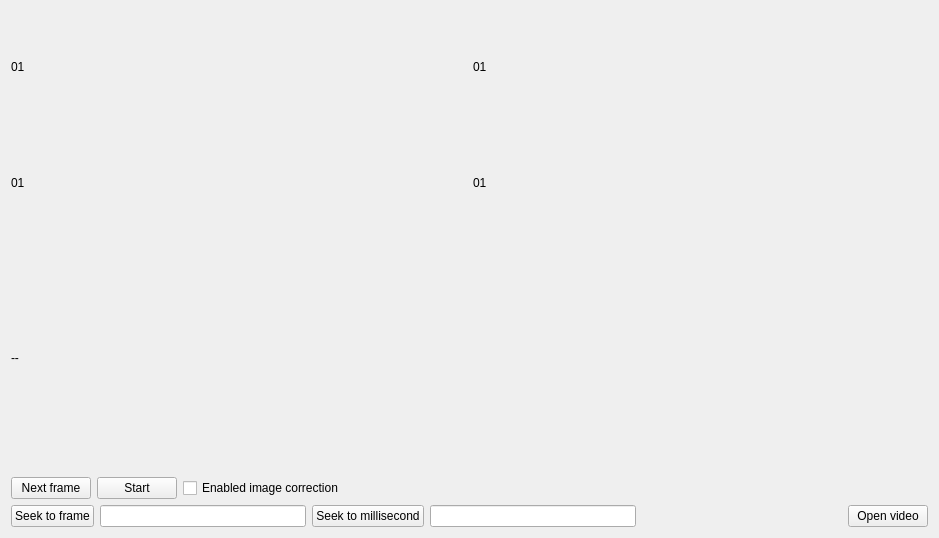
<?xml version="1.0" encoding="UTF-8"?>
<ui version="4.0">
 <class>FfmpegPlayer</class>
 <widget class="QWidget" name="FfmpegPlayer">
  <property name="geometry">
   <rect>
    <x>0</x>
    <y>0</y>
    <width>939</width>
    <height>538</height>
   </rect>
  </property>
  <property name="windowTitle">
   <string>Form</string>
  </property>
  <layout class="QGridLayout" name="gridLayout">
   <item row="0" column="0">
    <layout class="QVBoxLayout" name="verticalLayout_4">
     <item>
      <layout class="QHBoxLayout" name="horizontalLayout_7">
       <item>
        <layout class="QVBoxLayout" name="verticalLayout_2">
         <item>
          <widget class="QLabel" name="lbImageOrigin">
           <property name="text">
            <string>01</string>
           </property>
          </widget>
         </item>
         <item>
          <widget class="QLabel" name="lbImageOriginT">
           <property name="text">
            <string>01</string>
           </property>
          </widget>
         </item>
        </layout>
       </item>
       <item>
        <layout class="QVBoxLayout" name="verticalLayout_3">
         <item>
          <widget class="QLabel" name="lbImageProcess">
           <property name="text">
            <string>01</string>
           </property>
          </widget>
         </item>
         <item>
          <widget class="QLabel" name="lbImageProcessT">
           <property name="text">
            <string>01</string>
           </property>
          </widget>
         </item>
        </layout>
       </item>
      </layout>
     </item>
     <item>
      <widget class="QLabel" name="labelVideoInfo">
       <property name="text">
        <string>--</string>
       </property>
      </widget>
     </item>
    </layout>
   </item>
   <item row="1" column="0">
    <layout class="QVBoxLayout" name="verticalLayout">
     <item>
      <layout class="QHBoxLayout" name="horizontalLayout_6">
       <item>
        <widget class="QPushButton" name="pushButtonNextFrame_2">
         <property name="text">
          <string>Next frame</string>
         </property>
        </widget>
       </item>
       <item>
        <widget class="QPushButton" name="btTimer">
         <property name="text">
          <string>Start</string>
         </property>
        </widget>
       </item>
       <item>
        <widget class="QCheckBox" name="cxCorrection">
         <property name="text">
          <string>Enabled image correction</string>
         </property>
        </widget>
       </item>
       <item>
        <spacer name="horizontalSpacer_6">
         <property name="orientation">
          <enum>Qt::Horizontal</enum>
         </property>
         <property name="sizeHint" stdset="0">
          <size>
           <width>40</width>
           <height>20</height>
          </size>
         </property>
        </spacer>
       </item>
      </layout>
     </item>
     <item>
      <layout class="QHBoxLayout" name="horizontalLayout_4">
       <item>
        <widget class="QPushButton" name="pushButtonSeekFrame_2">
         <property name="text">
          <string>Seek to frame</string>
         </property>
        </widget>
       </item>
       <item>
        <widget class="QLineEdit" name="lineEditFrame_2"/>
       </item>
       <item>
        <widget class="QPushButton" name="pushButtonSeekMillisecond_2">
         <property name="text">
          <string>Seek to millisecond</string>
         </property>
        </widget>
       </item>
       <item>
        <widget class="QLineEdit" name="lineEditMillisecond_2"/>
       </item>
       <item>
        <spacer name="horizontalSpacer_4">
         <property name="orientation">
          <enum>Qt::Horizontal</enum>
         </property>
         <property name="sizeHint" stdset="0">
          <size>
           <width>40</width>
           <height>20</height>
          </size>
         </property>
        </spacer>
       </item>
       <item>
        <widget class="QPushButton" name="btOpenVideo">
         <property name="text">
          <string>Open video</string>
         </property>
        </widget>
       </item>
      </layout>
     </item>
    </layout>
   </item>
  </layout>
 </widget>
 <resources/>
 <connections/>
</ui>
